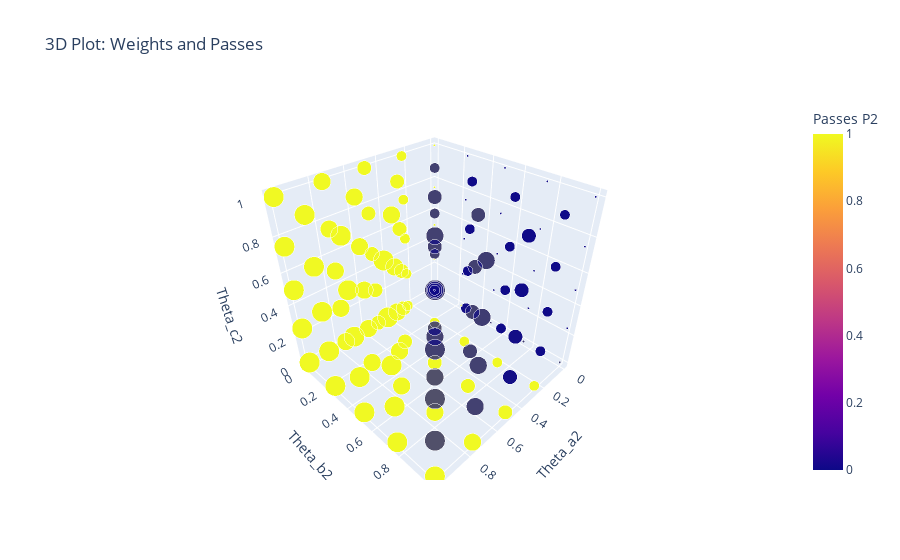

The cell this chart's notebook holds for it:
### Code cell
import plotly.express as px
import plotly.graph_objects as go

fig = px.scatter_3d(df, 
                    x='Theta_a2', 
                    y='Theta_b2', 
                    z='Theta_c2',
                    color='Passes P2',
                    size='Theta_a2',
                    title='3D Plot: Weights and Passes')

# Correct way to update marker properties
fig.update_traces(marker=dict(sizemin=3))  # Only sizemin works here
fig.show()

### Figure 1 — Plotly figure (JSON) as saved in the notebook; plotly's stock layout.template omitted (floating-point values rounded to 4 significant figures; data arrays with more than 128 entries replaced by an {"elided": "..."} marker saying what was removed)
{"data": [{"hovertemplate": "Theta_a2=%{marker.size}<br>Theta_b2=%{y}<br>Theta_c2=%{z}<br>Passes P2=%{marker.color}<extra></extra>", "legendgroup": "", "marker": {"color": {"elided": "500 int values"}, "coloraxis": "coloraxis", "size": {"elided": "500 float values"}, "sizemin": 3, "sizemode": "area", "sizeref": 0.0025, "symbol": "circle"}, "mode": "markers", "name": "", "scene": "scene", "showlegend": false, "type": "scatter3d", "x": {"elided": "500 float values"}, "y": {"elided": "500 float values"}, "z": {"elided": "500 float values"}}], "layout": {"coloraxis": {"colorbar": {"title": {"text": "Passes P2"}}, "colorscale": [[0, "#0d0887"], [0.1111, "#46039f"], [0.2222, "#7201a8"], [0.3333, "#9c179e"], [0.4444, "#bd3786"], [0.5556, "#d8576b"], [0.6667, "#ed7953"], [0.7778, "#fb9f3a"], [0.8889, "#fdca26"], [1, "#f0f921"]]}, "legend": {"itemsizing": "constant", "tracegroupgap": 0}, "scene": {"domain": {"x": [0, 1], "y": [0, 1]}, "xaxis": {"title": {"text": "Theta_a2"}}, "yaxis": {"title": {"text": "Theta_b2"}}, "zaxis": {"title": {"text": "Theta_c2"}}}, "title": {"text": "3D Plot: Weights and Passes"}}}
